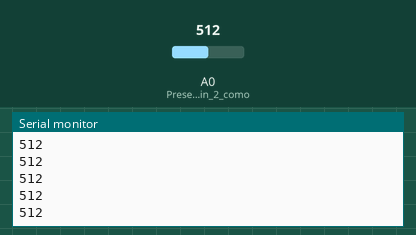
The sketch below on a simulated Arduino Uno, built with avr-gcc and run on an emulated ATmega328P. Shown: the last lines printed to the serial monitor. The test bench sets the inputs (shaded band); at power-on: A0 (Presentamos_al_pin_2_como) = 512.

Above: at 1.2 s.
1.3 s: A0 (Presentamos_al_pin_2_como) set to 716
At 2.2 s:
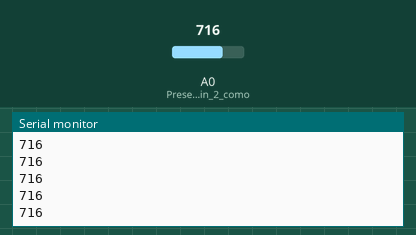
2.8 s: A0 (Presentamos_al_pin_2_como) set to 900
At 3.8 s:
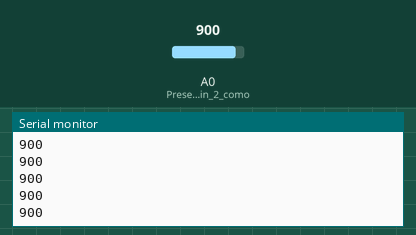
Timing chart, 0 to 5.8 s (numbered marks = the images above; inputs shaded):
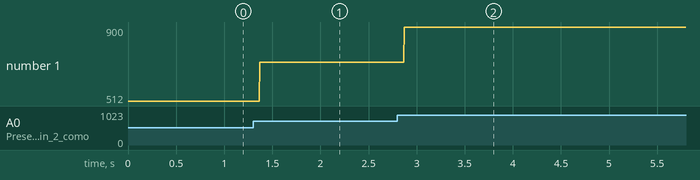

The sketch:

01_SensorDIY_AnalogRead.ino
```cpp
/*
 Nuestro circuito: un botón DIY con cinta de cobre y Velostat + 1K0hm resistor
 conectado al pin A0
*/
int valorBoton;  // Declaro una variable que almacenará el valor de mi botón

void setup() {
  pinMode(A0, INPUT);   // Presentamos al pin 2 como INPUT
  Serial.begin(9600);  // Comenzamos la comunicación serial
}

void loop() {
  valorBoton = analogRead(A0); // leemos el valor del pin y lo almacenamos en la variable
  Serial.println(valorBoton); // imprimimos el valor en el monitor Serial (deberá de ser 1, ò 0)
}
```

Measured:
- after the input at 1.3 s, the serial monitor: prints a new line after 0.07 s (image 1)
- after the input at 2.8 s, the serial monitor: prints a new line after 0.07 s (image 2)
- plotted number 1: 512 → 716 after the input at 1.3 s, 716 → 900 after the input at 2.8 s
